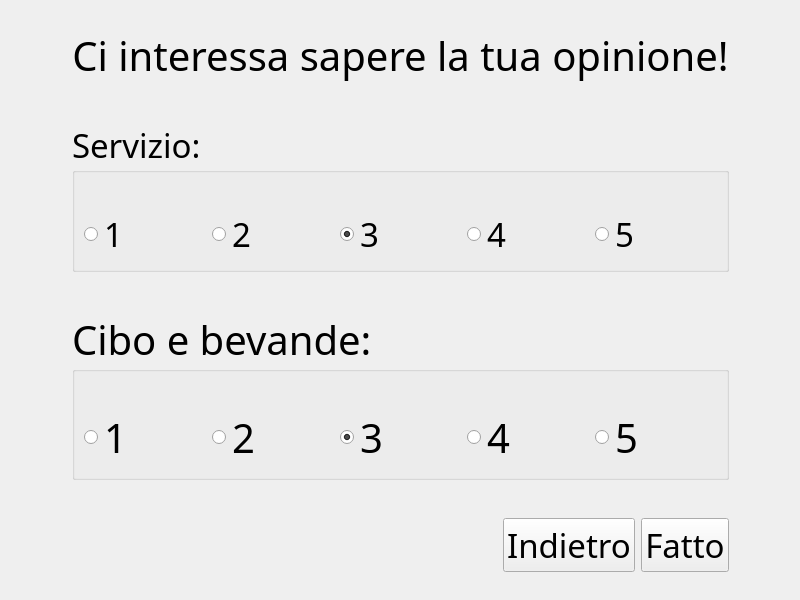
<?xml version="1.0" encoding="UTF-8"?>
<ui version="4.0">
 <class>ClientValuationView</class>
 <widget class="QWidget" name="ClientValuationView">
  <property name="geometry">
   <rect>
    <x>0</x>
    <y>0</y>
    <width>800</width>
    <height>600</height>
   </rect>
  </property>
  <property name="font">
   <font>
    <pointsize>20</pointsize>
   </font>
  </property>
  <property name="windowTitle">
   <string>Form</string>
  </property>
  <layout class="QGridLayout" name="gridLayout">
   <item row="1" column="2">
    <spacer name="horizontalSpacer_3">
     <property name="orientation">
      <enum>Qt::Horizontal</enum>
     </property>
     <property name="sizeHint" stdset="0">
      <size>
       <width>40</width>
       <height>20</height>
      </size>
     </property>
    </spacer>
   </item>
   <item row="1" column="0">
    <spacer name="horizontalSpacer_2">
     <property name="orientation">
      <enum>Qt::Horizontal</enum>
     </property>
     <property name="sizeHint" stdset="0">
      <size>
       <width>40</width>
       <height>20</height>
      </size>
     </property>
    </spacer>
   </item>
   <item row="2" column="1">
    <spacer name="verticalSpacer">
     <property name="orientation">
      <enum>Qt::Vertical</enum>
     </property>
     <property name="sizeHint" stdset="0">
      <size>
       <width>20</width>
       <height>40</height>
      </size>
     </property>
    </spacer>
   </item>
   <item row="0" column="1">
    <spacer name="verticalSpacer_2">
     <property name="orientation">
      <enum>Qt::Vertical</enum>
     </property>
     <property name="sizeHint" stdset="0">
      <size>
       <width>20</width>
       <height>40</height>
      </size>
     </property>
    </spacer>
   </item>
   <item row="1" column="1">
    <layout class="QVBoxLayout" name="verticalLayout">
     <property name="sizeConstraint">
      <enum>QLayout::SetFixedSize</enum>
     </property>
     <item>
      <widget class="QLabel" name="label">
       <property name="font">
        <font>
         <family>Maiandra GD</family>
         <pointsize>30</pointsize>
        </font>
       </property>
       <property name="text">
        <string>Ci interessa sapere la tua opinione!</string>
       </property>
       <property name="alignment">
        <set>Qt::AlignCenter</set>
       </property>
      </widget>
     </item>
     <item>
      <spacer name="verticalSpacer_5">
       <property name="orientation">
        <enum>Qt::Vertical</enum>
       </property>
       <property name="sizeHint" stdset="0">
        <size>
         <width>20</width>
         <height>40</height>
        </size>
       </property>
      </spacer>
     </item>
     <item>
      <widget class="QGroupBox" name="serviceBox">
       <property name="font">
        <font>
         <family>Maiandra GD</family>
         <pointsize>25</pointsize>
        </font>
       </property>
       <property name="title">
        <string>Servizio:                                </string>
       </property>
       <layout class="QHBoxLayout" name="horizontalLayout_4">
        <property name="topMargin">
         <number>35</number>
        </property>
        <item>
         <widget class="QRadioButton" name="service1">
          <property name="text">
           <string>1</string>
          </property>
          <attribute name="buttonGroup">
           <string notr="true">service</string>
          </attribute>
         </widget>
        </item>
        <item>
         <widget class="QRadioButton" name="service2">
          <property name="text">
           <string>2</string>
          </property>
          <attribute name="buttonGroup">
           <string notr="true">service</string>
          </attribute>
         </widget>
        </item>
        <item>
         <widget class="QRadioButton" name="service3">
          <property name="text">
           <string>3</string>
          </property>
          <property name="checked">
           <bool>true</bool>
          </property>
          <attribute name="buttonGroup">
           <string notr="true">service</string>
          </attribute>
         </widget>
        </item>
        <item>
         <widget class="QRadioButton" name="service4">
          <property name="text">
           <string>4</string>
          </property>
          <attribute name="buttonGroup">
           <string notr="true">service</string>
          </attribute>
         </widget>
        </item>
        <item>
         <widget class="QRadioButton" name="service5">
          <property name="text">
           <string>5</string>
          </property>
          <property name="checked">
           <bool>false</bool>
          </property>
          <attribute name="buttonGroup">
           <string notr="true">service</string>
          </attribute>
         </widget>
        </item>
       </layout>
      </widget>
     </item>
     <item>
      <spacer name="verticalSpacer_4">
       <property name="orientation">
        <enum>Qt::Vertical</enum>
       </property>
       <property name="sizeHint" stdset="0">
        <size>
         <width>20</width>
         <height>40</height>
        </size>
       </property>
      </spacer>
     </item>
     <item>
      <widget class="QGroupBox" name="foodBox">
       <property name="font">
        <font>
         <family>Maiandra GD</family>
         <pointsize>30</pointsize>
        </font>
       </property>
       <property name="title">
        <string>Cibo e bevande:</string>
       </property>
       <layout class="QHBoxLayout" name="horizontalLayout">
        <property name="topMargin">
         <number>35</number>
        </property>
        <item>
         <widget class="QRadioButton" name="food1">
          <property name="text">
           <string>1</string>
          </property>
          <attribute name="buttonGroup">
           <string notr="true">foods</string>
          </attribute>
         </widget>
        </item>
        <item>
         <widget class="QRadioButton" name="food2">
          <property name="text">
           <string>2</string>
          </property>
          <attribute name="buttonGroup">
           <string notr="true">foods</string>
          </attribute>
         </widget>
        </item>
        <item>
         <widget class="QRadioButton" name="food3">
          <property name="text">
           <string>3</string>
          </property>
          <property name="checked">
           <bool>true</bool>
          </property>
          <attribute name="buttonGroup">
           <string notr="true">foods</string>
          </attribute>
         </widget>
        </item>
        <item>
         <widget class="QRadioButton" name="food4">
          <property name="text">
           <string>4</string>
          </property>
          <attribute name="buttonGroup">
           <string notr="true">foods</string>
          </attribute>
         </widget>
        </item>
        <item>
         <widget class="QRadioButton" name="food5">
          <property name="text">
           <string>5</string>
          </property>
          <property name="checked">
           <bool>false</bool>
          </property>
          <attribute name="buttonGroup">
           <string notr="true">foods</string>
          </attribute>
         </widget>
        </item>
       </layout>
      </widget>
     </item>
     <item>
      <spacer name="verticalSpacer_3">
       <property name="orientation">
        <enum>Qt::Vertical</enum>
       </property>
       <property name="sizeHint" stdset="0">
        <size>
         <width>20</width>
         <height>40</height>
        </size>
       </property>
      </spacer>
     </item>
     <item>
      <layout class="QHBoxLayout" name="horizontalLayout_2">
       <item>
        <spacer name="horizontalSpacer">
         <property name="orientation">
          <enum>Qt::Horizontal</enum>
         </property>
         <property name="sizeHint" stdset="0">
          <size>
           <width>40</width>
           <height>20</height>
          </size>
         </property>
        </spacer>
       </item>
       <item>
        <widget class="QPushButton" name="back">
         <property name="font">
          <font>
           <family>Maiandra GD</family>
           <pointsize>25</pointsize>
          </font>
         </property>
         <property name="text">
          <string>Indietro</string>
         </property>
        </widget>
       </item>
       <item>
        <widget class="QPushButton" name="done">
         <property name="font">
          <font>
           <family>Maiandra GD</family>
           <pointsize>25</pointsize>
          </font>
         </property>
         <property name="text">
          <string>Fatto</string>
         </property>
        </widget>
       </item>
      </layout>
     </item>
    </layout>
   </item>
  </layout>
 </widget>
 <tabstops>
  <tabstop>service1</tabstop>
  <tabstop>service2</tabstop>
  <tabstop>service3</tabstop>
  <tabstop>service4</tabstop>
  <tabstop>service5</tabstop>
  <tabstop>food1</tabstop>
  <tabstop>food2</tabstop>
  <tabstop>food3</tabstop>
  <tabstop>food4</tabstop>
  <tabstop>food5</tabstop>
  <tabstop>back</tabstop>
  <tabstop>done</tabstop>
 </tabstops>
 <resources/>
 <connections/>
 <buttongroups>
  <buttongroup name="foods"/>
  <buttongroup name="service"/>
 </buttongroups>
</ui>
